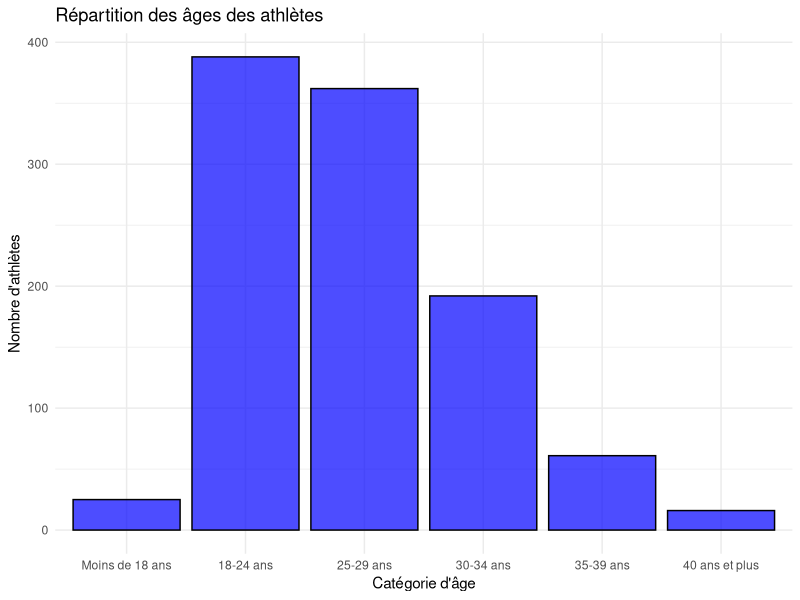
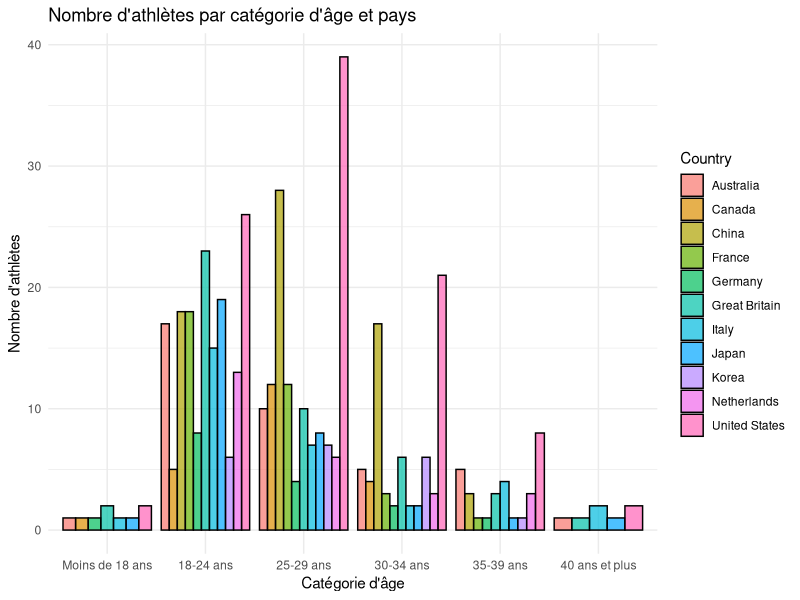
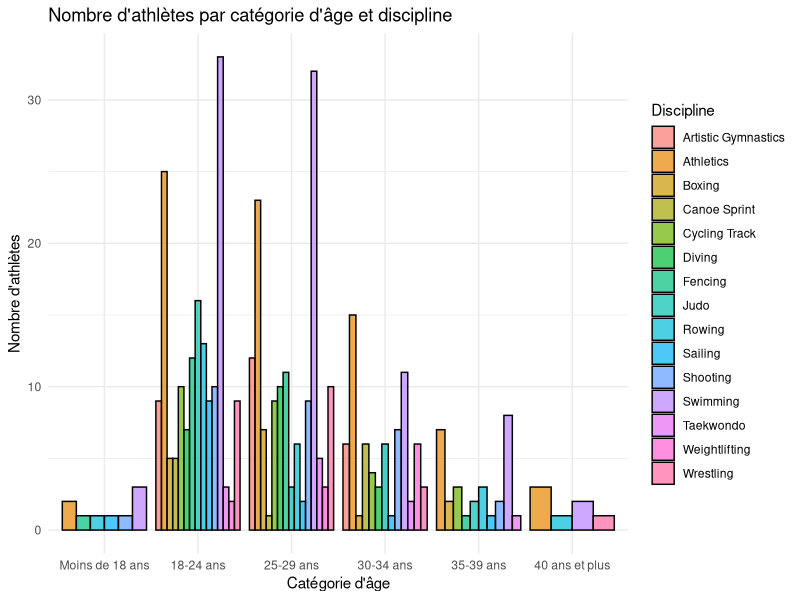

Reproduce these figures in R, in order.
# Installer et charger les packages nécessaires
#install.packages("readxl")
#install.packages("ggplot2")
#install.packages("dplyr")
library(readxl)
library(ggplot2)
library(dplyr)

# Charger les données
data_athletes <- read_excel("Porjet_JO.xlsx", sheet = "Travail_athletes")
data_medailles <- read_excel("Porjet_JO.xlsx", sheet = "Travail_medailles")

# Créer des catégories d'âge
data_medailles <- data_medailles %>%
  mutate(Age_Category = factor(case_when(
    Age < 18 ~ "Moins de 18 ans",
    Age >= 18 & Age < 25 ~ "18-24 ans",
    Age >= 25 & Age < 30 ~ "25-29 ans",
    Age >= 30 & Age < 35 ~ "30-34 ans",
    Age >= 35 & Age < 40 ~ "35-39 ans",
    Age >= 40 ~ "40 ans et plus"
  ), levels = c("Moins de 18 ans", "18-24 ans", "25-29 ans", "30-34 ans", "35-39 ans", "40 ans et plus")))

# Filtrer les pays avec plus d'un athlète
country_counts <- data_medailles %>% group_by(Country) %>% summarise(n = n()) %>% filter(n > 20)
data_medailles_filtered <- data_medailles %>% filter(Country %in% country_counts$Country)

# Filtrer les disciplines avec plus d'un athlète
discipline_counts <- data_medailles %>% group_by(Discipline) %>% summarise(n = n()) %>% filter(n > 20)
data_medailles_filtered <- data_medailles_filtered %>% filter(Discipline %in% discipline_counts$Discipline)

# Histogramme des âges (catégories)
ggplot(data_medailles, aes(x = Age_Category)) +
  geom_bar(fill = "blue", color = "black", alpha = 0.7) +
  theme_minimal() +
  labs(title = "Répartition des âges des athlètes", x = "Catégorie d'âge", y = "Nombre d'athlètes")

# Comparaison par pays
ggplot(data_medailles_filtered, aes(x = Age_Category, fill = Country)) +
  geom_bar(position = "dodge", color = "black", alpha = 0.7) +
  theme_minimal() +
  labs(title = "Nombre d'athlètes par catégorie d'âge et pays", x = "Catégorie d'âge", y = "Nombre d'athlètes")

# Comparaison par discipline
ggplot(data_medailles_filtered, aes(x = Age_Category, fill = Discipline)) +
  geom_bar(position = "dodge", color = "black", alpha = 0.7) +
  theme_minimal() +
  labs(title = "Nombre d'athlètes par catégorie d'âge et discipline", x = "Catégorie d'âge", y = "Nombre d'athlètes")
